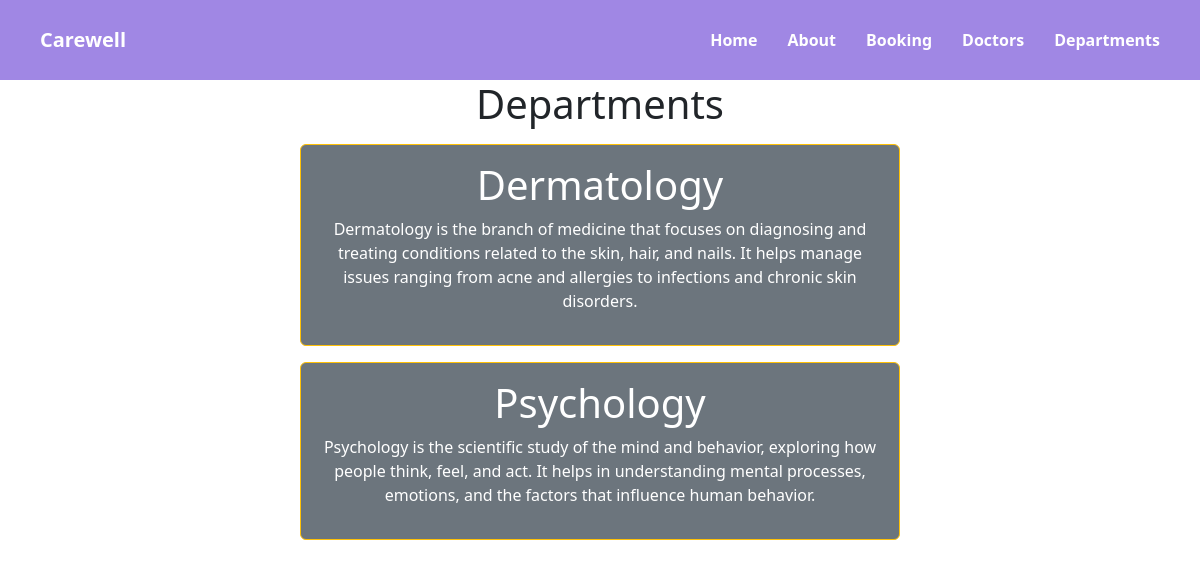
The page /departments on the database its author committed.
### management/models.py (models this page shows, shortened)
class Departments(models.Model):
    dep_name=models.CharField(max_length=100)
    dep_description=models.TextField()

### management/views.py (the view)
# urls.py: path('departments', views.departments, name='departments'),
def departments(request):
    dict_dept={
        'dept':Departments.objects.all()
    }
    return render(request, 'departments.html',dict_dept)

### templates/departments.html (shortened to what this page needs)
{% extends "base.html" %}
{% block content %}
<h1 class="text-center">Departments</h1>
{% for d in dept %}
<div class="mx-auto w-50 bg-secondary text-center text-white p-3 my-3 border border-warning rounded">
    <h1>{{ d.dep_name }}</h1>
    <p>{{ d.dep_description }}</p>
</div>
{% endfor %}
{% endblock %}

### static/css/nav.css (style rules this page uses)
body { margin: 0; font-family: Arial, sans-serif; }

### rows shown on the page
Departments: dep_name "Dermatology", dep_description "Dermatology is the branch of medicine that focuses on diagnosing and treating conditions related to the skin, hair, and nails. It helps manage issues ranging from acne and allergies to infections and chronic skin disorders."
Departments: dep_name "Psychology", dep_description "Psychology is the scientific study of the mind and behavior, exploring how people think, feel, and act. It helps in understanding mental processes, emotions, and the factors that influence human behavior."
